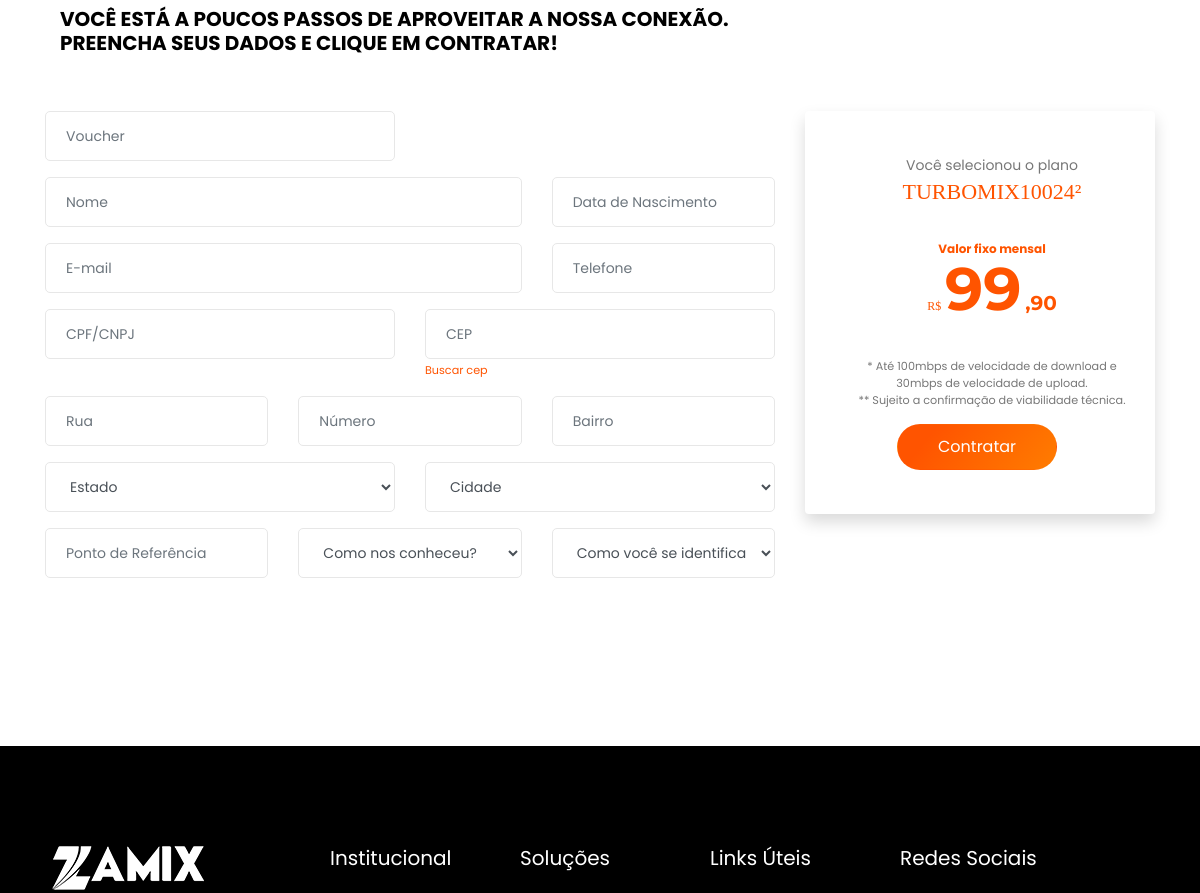
/assine-agora?id=2&plano=TurboMix10024&tipo=empresarial (middle part), run on an earlier commit of the app's database.
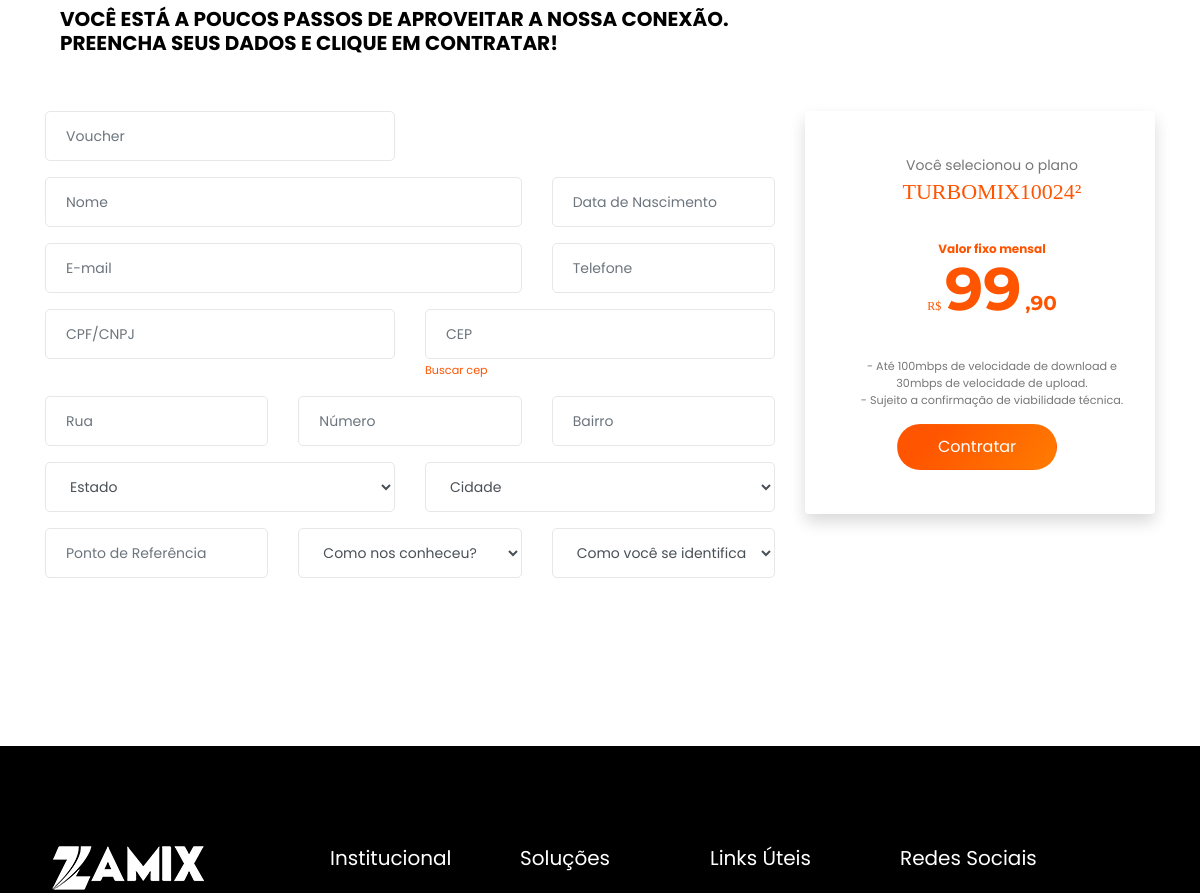
And on a later commit of the database.
### tables this page shows
CREATE TABLE `planos_para_empresa` (
  `id` int(11) NOT NULL,
  `name` varchar(255) DEFAULT NULL,
  `name_featured` varchar(255) DEFAULT NULL,
  `id_plan` varchar(255) DEFAULT NULL,
  `type_plan` varchar(255) DEFAULT 'comercial 24x ou comercial 12x',
  `slug` varchar(255) DEFAULT NULL,
  `description` varchar(255) DEFAULT NULL,
  `value_plan` decimal(10,2) DEFAULT NULL,
  `obs` mediumtext DEFAULT NULL,
  `obs_after_expiration` varchar(255) DEFAULT NULL,
  `created_at` datetime DEFAULT NULL,
  `updated_at` datetime DEFAULT NULL
);

### application/controllers/Assineagora.php (called while the page is built, shortened)
<?php
class Assineagora extends CI_Controller {
    public function __construct() {
        $this->load->model('public/Model_Estados');
        $this->load->model('public/Model_Planos');
    }
    public function index() {
        $data['states'] = $this->Model_Estados->all();
        if(empty($this->input->get('plano'))) {
            redirect(base_url());
        } else {
            $data['status_prime'] = 'true';
            if ($this->input->get('tipo') === 'residencial') {
            $data['plan'] = $this->Model_Planos->find_slug($this->input->get('id'), 'planos_para_voce');
            }elseif ($this->input->get('tipo') === 'empresarial') {
                $data['status_prime'] = 'false';
                $data['plan'] = $this->Model_Planos->find_slug($this->input->get('id'), 'planos_para_empresa');
            }
        }
        $this->load->view('assine-agora', $data);
    }
}

### index.php (called while the page is built, shortened)
<?php
require_once BASEPATH.'core/CodeIgniter.php';

### application/models/public/Model_Planos.php (called while the page is built, shortened)
<?php
class Model_Planos extends CI_Model {
    public function find_slug($id, $table) {
        $this->db->select('*')->from("$table")->where('id', $id);
        $this->query = $this->db->get();
        if ($this->query->num_rows() > 0) :
            $this->data = $this->query->result();
            return $this->data;
        endif;
    }
}

### application/views/assine-agora.php (the view, shortened to what the changed rows need)
<!doctype html>
<html lang="pt-br">
<head>
</head>
<body>
    <div class="container pb--80">
        <div class="row">
            <form class="form-area" id="frm-buy-plan">
                <div class="container">
                    <div class="row">
                        <div class="col-lg-4">
                            <div class="card pl-4 pt-4 pb-4 shadow rounded m-align-center border-0">
                                <div class="card-body">
                                    <?php foreach ($plan as $value) : ?>
                                    <p class="card-text">Você selecionou o plano</p>
                                    <p class="name-plan text-uppercase color-orange"><?php echo $value->name; ?></p>
                                    <p class="mt-5 text-bold f-s-12 color-orange">Valor fixo mensal</p>
                                    <span class="modal-dolar color-orange">R$</span>
                                        <?php $price = explode(".", $value->value_plan); ?>
                                        <span class="modal-price"><?php echo $price[0]; ?></span>
                                        <span class="modal-decimal">,<?php echo $price[1]; ?></span>
                                    <br><br>
                                    <small class="plan-description"></small> <br>
                                    <small><?php echo $value->obs; ?></small>
                                    <div class="container pl-0">
                                        <div class="col-lg-12 mt-3 pl-0">
                                            <button type="submit" class="btn btn-orange hvr-grow" id="btn-plan-contract" data-id="">Contratar <i class="fi fi-rr-Angle-double-right"></i></button>
                                        </div>
                                    </div>
                                    <?php endforeach; ?>
                                </div>
                            </div>
                        </div>
                    </div>
                </div>
            </form>
        </div>
    </div>
</body>

What changed in the data, as far as the page shows it:
changed planos_para_empresa "TURBOMIX10024²": obs "* Até 100mbps de velocidade de download e 30mbps de velocidade de upload. ** Sujeito a confirmação de viabilidade técnica." → "- Até 100mbps de velocidade de download e 30mbps de velocidade de upload. - Sujeito a confirmação de viabilidade técnica."
